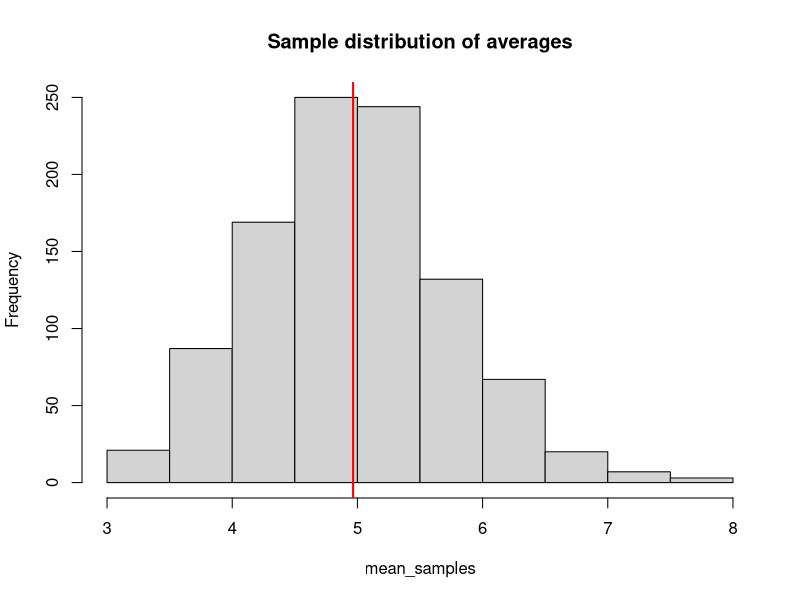
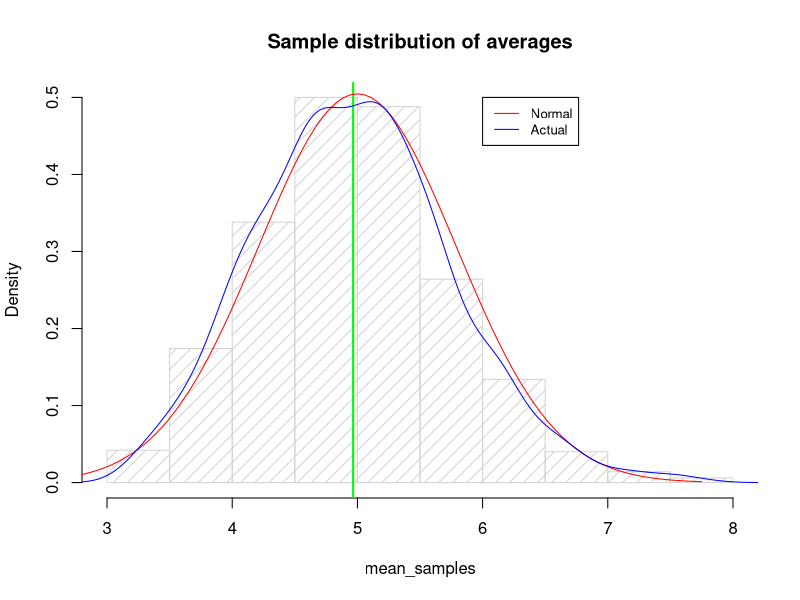
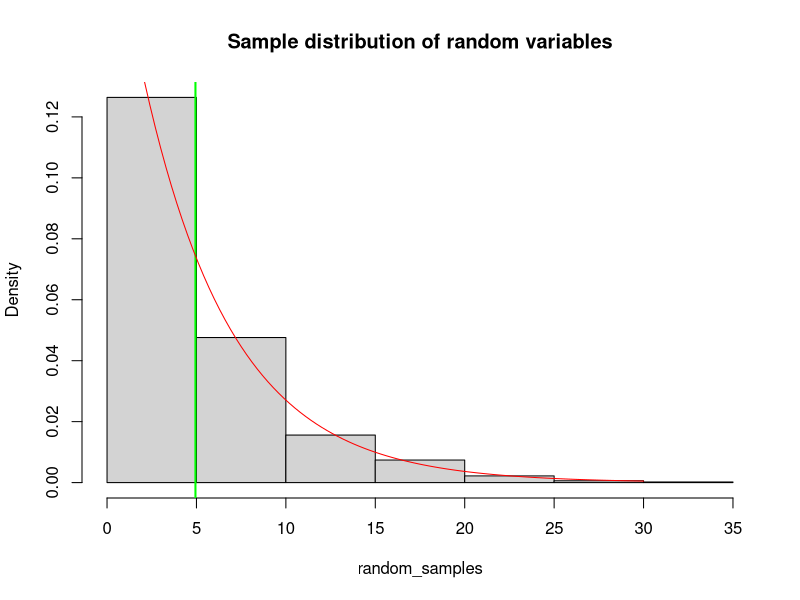

Here is the R script that generated these plots, in order:
## ---- chunk 1
# number of simulations, lambda and distribution sample
simulations <- 1000
lambda <- 0.2
samples <- 40

mean_samples = NULL
set.seed(283764)
for (i in 1:simulations) mean_samples = c(mean_samples, mean(rexp(samples,lambda)))
## ---- chunk 2
hist(mean_samples, main = "Sample distribution of averages")
abline(v = mean(mean_samples), lwd=2, col="red")
## ---- chunk 3
mean_theo <- 1/lambda
mean_dist <- mean(mean_samples)
## ---- chunk 4
var_theo <- ((1/lambda)^2)/samples
var_actual <- var(mean_samples)
## ---- chunk 5

hist(mean_samples, probability = TRUE, density=10, col="lightgray", main = "Sample distribution of averages")
abline(v = mean(mean_samples), lwd=2, col="green")
curve(dnorm(x, mean = mean_theo, sd = sqrt(var_theo)), min(mean_samples)-1, max(mean_samples), col = 'red', add = TRUE) # normal distribution
lines(density(mean_samples), col='blue') # actual distribution 
legend(x = 6, y = 0.5, c('Normal','Actual'), cex=0.8, col = c('red','blue'), lty = 1)
## ---- chunk 6
set.seed(283764)
random_samples <- rexp(simulations,lambda)

hist(random_samples, probability = TRUE, main = "Sample distribution of random variables")
abline(v = mean(random_samples), lwd=2, col="green")

# add the sample distribution
curve(dexp(x,.2), 0, 30, col='red', add = TRUE) # normal distribution
#legend()
